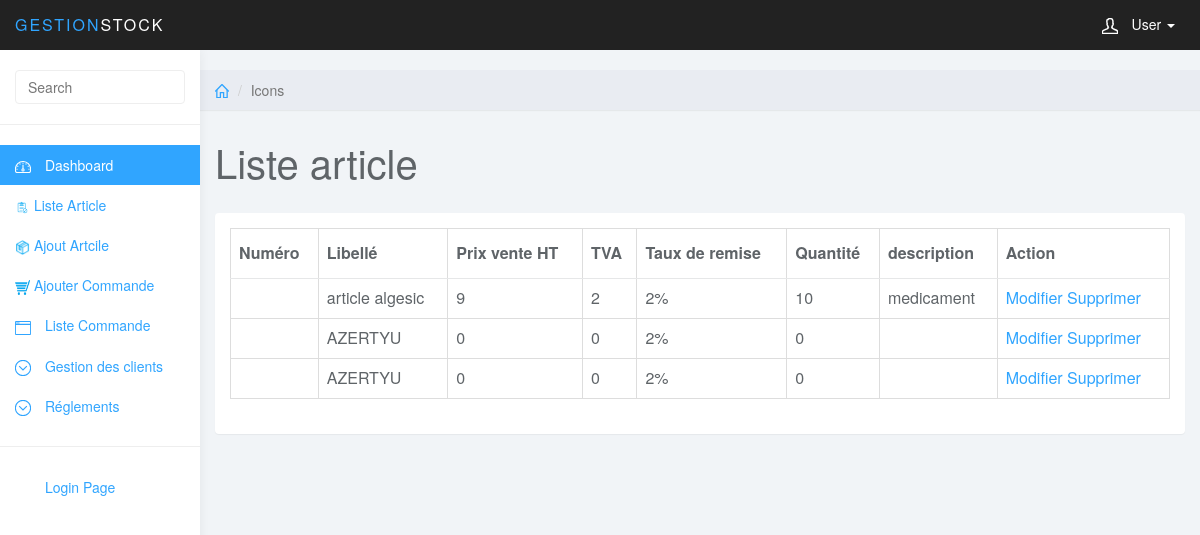
The page /index.controller.php?action=liste&controller=article (signed in) on the database its author committed.
### tables this page shows
CREATE TABLE `article` (
  `id` int(11) NOT NULL,
  `lib_article` text NOT NULL,
  `prix_HT` float NOT NULL,
  `TVA` float NOT NULL,
  `qte_article` int(11) NOT NULL,
  `photo_article` varchar(50) NOT NULL,
  `description_article` varchar(300) NOT NULL,
  `num_artcile` varchar(10) NOT NULL,
  `id_remise` int(10) NOT NULL,
  `id_cat` int(10) NOT NULL
);

### models/article.class.php (called while the page is built, shortened)
<?php
class Article
{
	public function liste($cnx)
	{
		$query = 'SELECT * FROM article';
		$tab=$cnx->query($query)->fetchAll(PDO::FETCH_OBJ);
		return $tab;
	}
}
?>

### views/article/article_liste.php (the view, shortened to what this page needs)
<?php include('include/header.php') ?>
	<div class="col-sm-9 col-sm-offset-3 col-lg-10 col-lg-offset-2 main">
		<div class="row">
			<ol class="breadcrumb">
				<li><a href="index.controller.php?action=dashboard&controller=admin"><svg class="glyph stroked home"><use xlink:href="#stroked-home"></use></svg></a></li>
				<li class="active">Icons</li>
			</ol>
		</div>
		<div class="row">
			<div class="col-lg-12">
				<h1 class="page-header">Liste article</h1>
			</div>
		</div>
<form action="article.controller.php" method="post" enctype="multipart/form-data">
		<div class="row">
			<div class="col-lg-12">
				<div class="panel panel-default">
					<div class="panel-body">
						<table class="table table-bordered" data-toggle="tablee"   data-show-refresh="true" data-show-toggle="true" data-show-columns="true" data-search="true"  data-pagination="true" data-sort-name="name" data-sort-order="desc">
						    <thead>
						    <tr>
						        <th data-field="num" data-checkbox="true" >Numéro</th>
						        <th data-field="lib" data-sortable="true">Libellé</th>
						        <th data-field="pHT"  data-sortable="true">Prix vente HT</th>
								<th data-field="TVA"  data-sortable="true">TVA</th>
								<th data-field="tRemise" data-sortable="true">Taux de remise</th>
						        <th data-field="qte" data-sortable="true">Quantité</th>
								<th data-field="description" data-sortable="true">description</th>
								<th data-field="action" data-sortable="true">Action</th>
						    </tr>
							</thead>
							<?php
							foreach($res as $article){
							?>
							<tr>
							<td><?php echo $article->num_article; ?></td>
							<td> <?php echo $article->lib_article; ?></td>
							<td><?php echo $article->prix_HT; ?></td>
							<td><?php echo $article->TVA; ?></td>
							<td><?php echo "2%"; ?></td>
							<td><?php echo $article->qte_article; ?></td>
							<td><?php echo $article->description_article; ?></td>
							<td>
							<a href="index.controller.php?controller=article&action=showEdit&id=<?php echo $article->id; ?>">Modifier</a>
							<a href="index.controller.php?controller=article&action=supp&id=<?php echo $article->id; ?>">Supprimer</a>
							</td>
							</tr>
							<?php } ?>
						</table>
					</div>
				</div>
			</div>
		</div>
							</form>
	</div>

### index.controller.php (shortened to what this page needs)
<?php include_once 'include/connexion.php';
if (!isset($_SESSION['commande']))
   { session_start();
    var_dump('des sess');}
$controller='article';
if($_SESSION['auth']==true )
{
    if(isset($_REQUEST['controller']))
    {
        $controller =$_REQUEST['controller'];
    }
}else{
    $controller="admin";
    $action="logout";
}
 ?>
<html>
    <head>
    </head>
        <body>
            <?php include 'controllers/'.$controller.'.controller.php'; ?>
        </body>
</html>

### controllers/article.controller.php (shortened to what this page needs)
<?php
include "include/connexion.php";
include "models/article.class.php";
   	 $id_article ="";
	 $lib_article="";
	 $prix_HT="";
	 $TVA="";
	 $qte_article="";
	 $photo_article="";
	 $description_article="";
	 $num_article="";
if(isset($_REQUEST['action']))
$action=$_REQUEST['action'];
$article=new article($id_article,$lib_article,$prix_HT,$TVA,$qte_article,$photo_article,$description_article,$num_article);
switch($action){
	case "liste":$res=$article->liste($cnx);
	include "views/article/article_liste.php";
	break;
}
?>

### include/header.php (shortened to what this page needs)
<!DOCTYPE html>
<html>
<head>
<link href="css/bootstrap.min.css" rel="stylesheet">
<link href="css/datepicker3.css" rel="stylesheet">
<link href="css/styles.css" rel="stylesheet">
</head>
<body>
	<nav class="navbar navbar-inverse navbar-fixed-top" role="navigation">
		<div class="container-fluid">
			<div class="navbar-header">
				<a class="navbar-brand" href="#"><span>Gestion</span>Stock</a>
				<ul class="user-menu">
					<li class="dropdown pull-right">
						<a href="#" class="dropdown-toggle" data-toggle="dropdown"><svg class="glyph stroked male-user"><use xlink:href="#stroked-male-user"></use></svg> User <span class="caret"></span></a>
					</li>
				</ul>
			</div>
		</div>
	</nav>
    <?php include('menu.php') ?>

### include/menu.php (shortened to what this page needs)
<div id="sidebar-collapse" class="col-sm-3 col-lg-2 sidebar">
		<form role="search" >
			<div class="form-group">
				<input type="text" class="form-control" placeholder="Search">
			</div>
		</form>
		<ul class="nav menu">
			<li class="active"><a href="index.controller.php?action=dashboard&controller=admin"><svg class="glyph stroked dashboard-dial"><use xlink:href="#stroked-dashboard-dial"></use></svg> Dashboard</a></li>
			<li><a href="index.controller.php?action=liste&controller=article"><img src="photos/listeArticle.png" width="15vw" height="15vh"></img> Liste Article</a></li>
			<li><a href="index.controller.php?action=afficheForm&controller=article"><img src="photos/ajoutArticle.png" width="15vw" height="15vh"></img> Ajout Artcile</a></li>
			<li><a href="index.controller.php?action=afficheForm&controller=commande"><img src="photos/commande.png" width="15vw" height="15vh"></img> Ajouter Commande</a></li>
			<li><a href="index.controller.php?action=liste&controller=commande"><svg class="glyph stroked app-window"><use xlink:href="#stroked-app-window"></use></svg> Liste Commande</a></li>
			<li class="parent ">
				<a href="#">
					<span data-toggle="collapse" href="#sub-item-1"><svg class="glyph stroked chevron-down"><use xlink:href="#stroked-chevron-down"></use></svg></span> Gestion des clients
				</a>
			</li>
			<li class="parent ">
				<a href="#">
					<span data-toggle="collapse" href="#sub-item-3"><svg class="glyph stroked chevron-down"><use xlink:href="#stroked-chevron-down"></use></svg></span> Réglements
				</a>
			</li>
			<li role="presentation" class="divider"></li>
			<li><a href="index.controller.php?action=login1&controller=admin"><svg class="glyph stroked male-user"></svg> Login Page</a></li>
		</ul>
	</div>

### css/styles.css (style rules this page uses)
body { background: #f1f4f7; padding-top: 50px; color: #5f6468; }
a, a:hover, a:focus { color: #30a5ff; }
h1, h2, h3, h4, h5, h6 { color: #5f6468; }
h1 { font-weight: 300; font-size: 40px; }
.form-control { border: 1px solid #eee; box-shadow: none; }
.navbar-header .navbar-brand { color: #fff; font-size: 16px; text-transform: uppercase; font-weight: 500; letter-spacing: 2px; }
.navbar-header .navbar-brand span { color: #30a5ff; }
.panel { border: 0; }
.navbar { border: 0; }
.user-menu { display: inline-block; margin-top: 14px; margin-right: 10px; float: right; list-style: none; padding: 0; }
.user-menu a { color: #fff; }
.sidebar { display: block; background-color: #fff; padding: 0; display: none; }
.sidebar form { padding: 20px 15px 5px 15px; border-bottom: 1px solid #eee; margin-bottom: 20px; }
@media (min-width: 768px) { .sidebar { display: block; position: fixed; top: 50px; bottom: 0; left: 0; z-index: 1000; display: block; margin: 0; padding: 0; overflow-x: hidden; overflow-y: auto; background-color: #fff; box-shadow: 1px 0px 10px rgba(0, 0, 0, .05); } }
@media (min-width: 768px) { .navbar-header { width: 100%; } }
.sidebar ul.nav .active a, .sidebar ul.nav li.parent a.active, .sidebar ul.nav .active > a:hover, .sidebar ul.nav li.parent a.active:hover, .sidebar ul.nav .active > a:focus, .sidebar ul.nav li.parent a.active:focus { color: #fff; background-color: #30a5ff; }
.sidebar ul.nav li.divider { border-bottom: 1px solid #eee; margin: 20px 0; }
.breadcrumb { border-radius: 0; padding: 10px 15px; background: #e9ecf2; box-shadow: 0 1px 1px rgba(0, 0, 0, .05); margin: 0 ; }
h1.page-header { margin-top: 30px; border-bottom: 0; }
.table { background: #fff; }
.table>thead>tr>th { border-bottom: 1px solid #e6e7e8; vertical-align: middle; height: 50px; }
.sidebar .glyph, .user-menu .glyph { height: 16px; width: 16px; margin: 0 10px 0 0; stroke-width: 3px; }
.user-menu .glyph { stroke-width: 4px; }
.breadcrumb .glyph { height: 14px; width: 14px; margin: -2px 0 0 0; stroke-width: 4px; }

### rows shown on the page
article: lib_article "article algesic", prix_HT "9", TVA "2", qte_article "10", description_article "medicament"
article: lib_article "AZERTYU", prix_HT "0", TVA "0", qte_article "0"
article: lib_article "AZERTYU", prix_HT "0", TVA "0", qte_article "0"
